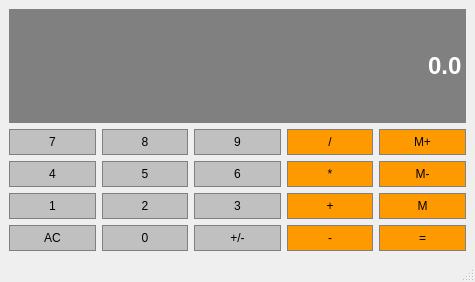
<?xml version="1.0" encoding="UTF-8"?>
<ui version="4.0">
 <class>Calculator</class>
 <widget class="QMainWindow" name="Calculator">
  <property name="geometry">
   <rect>
    <x>0</x>
    <y>0</y>
    <width>475</width>
    <height>282</height>
   </rect>
  </property>
  <property name="sizePolicy">
   <sizepolicy hsizetype="Preferred" vsizetype="Preferred">
    <horstretch>0</horstretch>
    <verstretch>0</verstretch>
   </sizepolicy>
  </property>
  <property name="windowTitle">
   <string>Calculator</string>
  </property>
  <property name="autoFillBackground">
   <bool>false</bool>
  </property>
  <widget class="QWidget" name="centralwidget">
   <layout class="QGridLayout" name="gridLayout">
    <item row="2" column="1">
     <widget class="QPushButton" name="Button5">
      <property name="sizePolicy">
       <sizepolicy hsizetype="Preferred" vsizetype="Preferred">
        <horstretch>0</horstretch>
        <verstretch>0</verstretch>
       </sizepolicy>
      </property>
      <property name="styleSheet">
       <string notr="true">QPushButton {
	Background-color: #C0C0C0;
	border: 1px solid gray;
	padding: 5px;
}

QPushButton:pressed {
	Background-color: #A9A9A9;
	border: 1px solid gray;
	padding: 5px;
}</string>
      </property>
      <property name="text">
       <string>5</string>
      </property>
     </widget>
    </item>
    <item row="3" column="0">
     <widget class="QPushButton" name="Button1">
      <property name="sizePolicy">
       <sizepolicy hsizetype="Preferred" vsizetype="Preferred">
        <horstretch>0</horstretch>
        <verstretch>0</verstretch>
       </sizepolicy>
      </property>
      <property name="styleSheet">
       <string notr="true">QPushButton {
	Background-color: #C0C0C0;
	border: 1px solid gray;
	padding: 5px;
}

QPushButton:pressed {
	Background-color: #A9A9A9;
	border: 1px solid gray;
	padding: 5px;
}</string>
      </property>
      <property name="text">
       <string>1</string>
      </property>
     </widget>
    </item>
    <item row="2" column="0">
     <widget class="QPushButton" name="Button4">
      <property name="sizePolicy">
       <sizepolicy hsizetype="Preferred" vsizetype="Preferred">
        <horstretch>0</horstretch>
        <verstretch>0</verstretch>
       </sizepolicy>
      </property>
      <property name="styleSheet">
       <string notr="true">QPushButton {
	Background-color: #C0C0C0;
	border: 1px solid gray;
	padding: 5px;
}

QPushButton:pressed {
	Background-color: #A9A9A9;
	border: 1px solid gray;
	padding: 5px;
}</string>
      </property>
      <property name="text">
       <string>4</string>
      </property>
     </widget>
    </item>
    <item row="1" column="0">
     <widget class="QPushButton" name="Button7">
      <property name="sizePolicy">
       <sizepolicy hsizetype="Preferred" vsizetype="Preferred">
        <horstretch>0</horstretch>
        <verstretch>0</verstretch>
       </sizepolicy>
      </property>
      <property name="styleSheet">
       <string notr="true">QPushButton {
	Background-color: #C0C0C0;
	border: 1px solid gray;
	padding: 5px;
}

QPushButton:pressed {
	Background-color: #A9A9A9;
	border: 1px solid gray;
	padding: 5px;
}</string>
      </property>
      <property name="text">
       <string>7</string>
      </property>
     </widget>
    </item>
    <item row="1" column="4">
     <widget class="QPushButton" name="MemAdd">
      <property name="sizePolicy">
       <sizepolicy hsizetype="Preferred" vsizetype="Preferred">
        <horstretch>0</horstretch>
        <verstretch>0</verstretch>
       </sizepolicy>
      </property>
      <property name="styleSheet">
       <string notr="true">QPushButton {
	Background-color: #F90;
	border: 1px solid gray;
	padding: 5px;
}

QPushButton:pressed {
	Background-color: #A9A9A9;
	border: 1px solid gray;
	padding: 5px;
}</string>
      </property>
      <property name="text">
       <string>M+</string>
      </property>
     </widget>
    </item>
    <item row="2" column="2">
     <widget class="QPushButton" name="Button6">
      <property name="sizePolicy">
       <sizepolicy hsizetype="Preferred" vsizetype="Preferred">
        <horstretch>0</horstretch>
        <verstretch>0</verstretch>
       </sizepolicy>
      </property>
      <property name="styleSheet">
       <string notr="true">QPushButton {
	Background-color: #C0C0C0;
	border: 1px solid gray;
	padding: 5px;
}

QPushButton:pressed {
	Background-color: #A9A9A9;
	border: 1px solid gray;
	padding: 5px;
}</string>
      </property>
      <property name="text">
       <string>6</string>
      </property>
     </widget>
    </item>
    <item row="2" column="4">
     <widget class="QPushButton" name="MemClear">
      <property name="sizePolicy">
       <sizepolicy hsizetype="Preferred" vsizetype="Preferred">
        <horstretch>0</horstretch>
        <verstretch>0</verstretch>
       </sizepolicy>
      </property>
      <property name="styleSheet">
       <string notr="true">QPushButton {
	Background-color: #F90;
	border: 1px solid gray;
	padding: 5px;
}

QPushButton:pressed {
	Background-color: #A9A9A9;
	border: 1px solid gray;
	padding: 5px;
}</string>
      </property>
      <property name="text">
       <string>M-</string>
      </property>
     </widget>
    </item>
    <item row="2" column="3">
     <widget class="QPushButton" name="Multiply">
      <property name="sizePolicy">
       <sizepolicy hsizetype="Preferred" vsizetype="Preferred">
        <horstretch>0</horstretch>
        <verstretch>0</verstretch>
       </sizepolicy>
      </property>
      <property name="styleSheet">
       <string notr="true">QPushButton {
	Background-color: #F90;
	border: 1px solid gray;
	padding: 5px;
}

QPushButton:pressed {
	Background-color: #A9A9A9;
	border: 1px solid gray;
	padding: 5px;
}</string>
      </property>
      <property name="text">
       <string>*</string>
      </property>
     </widget>
    </item>
    <item row="1" column="3">
     <widget class="QPushButton" name="Divide">
      <property name="sizePolicy">
       <sizepolicy hsizetype="Preferred" vsizetype="Preferred">
        <horstretch>0</horstretch>
        <verstretch>0</verstretch>
       </sizepolicy>
      </property>
      <property name="styleSheet">
       <string notr="true">QPushButton {
	Background-color: #F90;
	border: 1px solid gray;
	padding: 5px;
}

QPushButton:pressed {
	Background-color: #A9A9A9;
	border: 1px solid gray;
	padding: 5px;
}</string>
      </property>
      <property name="text">
       <string>/</string>
      </property>
     </widget>
    </item>
    <item row="1" column="1">
     <widget class="QPushButton" name="Button8">
      <property name="sizePolicy">
       <sizepolicy hsizetype="Preferred" vsizetype="Preferred">
        <horstretch>0</horstretch>
        <verstretch>0</verstretch>
       </sizepolicy>
      </property>
      <property name="styleSheet">
       <string notr="true">QPushButton {
	Background-color: #C0C0C0;
	border: 1px solid gray;
	padding: 5px;
}

QPushButton:pressed {
	Background-color: #A9A9A9;
	border: 1px solid gray;
	padding: 5px;
}</string>
      </property>
      <property name="text">
       <string>8</string>
      </property>
     </widget>
    </item>
    <item row="1" column="2">
     <widget class="QPushButton" name="Button9">
      <property name="sizePolicy">
       <sizepolicy hsizetype="Preferred" vsizetype="Preferred">
        <horstretch>0</horstretch>
        <verstretch>0</verstretch>
       </sizepolicy>
      </property>
      <property name="styleSheet">
       <string notr="true">QPushButton {
	Background-color: #C0C0C0;
	border: 1px solid gray;
	padding: 5px;
}

QPushButton:pressed {
	Background-color: #A9A9A9;
	border: 1px solid gray;
	padding: 5px;
}</string>
      </property>
      <property name="text">
       <string>9</string>
      </property>
     </widget>
    </item>
    <item row="4" column="0">
     <widget class="QPushButton" name="Clear">
      <property name="sizePolicy">
       <sizepolicy hsizetype="Preferred" vsizetype="Preferred">
        <horstretch>0</horstretch>
        <verstretch>0</verstretch>
       </sizepolicy>
      </property>
      <property name="styleSheet">
       <string notr="true">QPushButton {
	Background-color: #C0C0C0;
	border: 1px solid gray;
	padding: 5px;
}

QPushButton:pressed {
	Background-color: #A9A9A9;
	border: 1px solid gray;
	padding: 5px;
}</string>
      </property>
      <property name="text">
       <string>AC</string>
      </property>
     </widget>
    </item>
    <item row="3" column="1">
     <widget class="QPushButton" name="Button2">
      <property name="sizePolicy">
       <sizepolicy hsizetype="Preferred" vsizetype="Preferred">
        <horstretch>0</horstretch>
        <verstretch>0</verstretch>
       </sizepolicy>
      </property>
      <property name="styleSheet">
       <string notr="true">QPushButton {
	Background-color: #C0C0C0;
	border: 1px solid gray;
	padding: 5px;
}

QPushButton:pressed {
	Background-color: #A9A9A9;
	border: 1px solid gray;
	padding: 5px;
}</string>
      </property>
      <property name="text">
       <string>2</string>
      </property>
     </widget>
    </item>
    <item row="4" column="1">
     <widget class="QPushButton" name="Button0">
      <property name="sizePolicy">
       <sizepolicy hsizetype="Preferred" vsizetype="Preferred">
        <horstretch>0</horstretch>
        <verstretch>0</verstretch>
       </sizepolicy>
      </property>
      <property name="styleSheet">
       <string notr="true">QPushButton {
	Background-color: #C0C0C0;
	border: 1px solid gray;
	padding: 5px;
}

QPushButton:pressed {
	Background-color: #A9A9A9;
	border: 1px solid gray;
	padding: 5px;
}</string>
      </property>
      <property name="text">
       <string>0</string>
      </property>
     </widget>
    </item>
    <item row="3" column="2">
     <widget class="QPushButton" name="Button3">
      <property name="sizePolicy">
       <sizepolicy hsizetype="Preferred" vsizetype="Preferred">
        <horstretch>0</horstretch>
        <verstretch>0</verstretch>
       </sizepolicy>
      </property>
      <property name="styleSheet">
       <string notr="true">QPushButton {
	Background-color: #C0C0C0;
	border: 1px solid gray;
	padding: 5px;
}

QPushButton:pressed {
	Background-color: #A9A9A9;
	border: 1px solid gray;
	padding: 5px;
}</string>
      </property>
      <property name="text">
       <string>3</string>
      </property>
     </widget>
    </item>
    <item row="4" column="2">
     <widget class="QPushButton" name="ChangeSign">
      <property name="sizePolicy">
       <sizepolicy hsizetype="Preferred" vsizetype="Preferred">
        <horstretch>0</horstretch>
        <verstretch>0</verstretch>
       </sizepolicy>
      </property>
      <property name="styleSheet">
       <string notr="true">QPushButton {
	Background-color: #C0C0C0;
	border: 1px solid gray;
	padding: 5px;
}

QPushButton:pressed {
	Background-color: #A9A9A9;
	border: 1px solid gray;
	padding: 5px;
}</string>
      </property>
      <property name="text">
       <string>+/-</string>
      </property>
     </widget>
    </item>
    <item row="4" column="3">
     <widget class="QPushButton" name="Subtract">
      <property name="sizePolicy">
       <sizepolicy hsizetype="Preferred" vsizetype="Preferred">
        <horstretch>0</horstretch>
        <verstretch>0</verstretch>
       </sizepolicy>
      </property>
      <property name="styleSheet">
       <string notr="true">QPushButton {
	Background-color: #F90;
	border: 1px solid gray;
	padding: 5px;
}

QPushButton:pressed {
	Background-color: #A9A9A9;
	border: 1px solid gray;
	padding: 5px;
}</string>
      </property>
      <property name="text">
       <string>-</string>
      </property>
     </widget>
    </item>
    <item row="3" column="3">
     <widget class="QPushButton" name="Add">
      <property name="sizePolicy">
       <sizepolicy hsizetype="Preferred" vsizetype="Preferred">
        <horstretch>0</horstretch>
        <verstretch>0</verstretch>
       </sizepolicy>
      </property>
      <property name="styleSheet">
       <string notr="true">QPushButton {
	Background-color: #F90;
	border: 1px solid gray;
	padding: 5px;
}

QPushButton:pressed {
	Background-color: #A9A9A9;
	border: 1px solid gray;
	padding: 5px;
}</string>
      </property>
      <property name="text">
       <string>+</string>
      </property>
     </widget>
    </item>
    <item row="3" column="4">
     <widget class="QPushButton" name="MemGet">
      <property name="sizePolicy">
       <sizepolicy hsizetype="Preferred" vsizetype="Preferred">
        <horstretch>0</horstretch>
        <verstretch>0</verstretch>
       </sizepolicy>
      </property>
      <property name="styleSheet">
       <string notr="true">QPushButton {
	Background-color: #F90;
	border: 1px solid gray;
	padding: 5px;
}

QPushButton:pressed {
	Background-color: #A9A9A9;
	border: 1px solid gray;
	padding: 5px;
}</string>
      </property>
      <property name="text">
       <string>M</string>
      </property>
     </widget>
    </item>
    <item row="4" column="4">
     <widget class="QPushButton" name="Equals">
      <property name="sizePolicy">
       <sizepolicy hsizetype="Preferred" vsizetype="Preferred">
        <horstretch>0</horstretch>
        <verstretch>0</verstretch>
       </sizepolicy>
      </property>
      <property name="styleSheet">
       <string notr="true">QPushButton {
	Background-color: #F90;
	border: 1px solid gray;
	padding: 5px;
}

QPushButton:pressed {
	Background-color: #A9A9A9;
	border: 1px solid gray;
	padding: 5px;
}</string>
      </property>
      <property name="text">
       <string>=</string>
      </property>
     </widget>
    </item>
    <item row="0" column="0" colspan="5">
     <widget class="QLineEdit" name="Display">
      <property name="sizePolicy">
       <sizepolicy hsizetype="Preferred" vsizetype="Expanding">
        <horstretch>0</horstretch>
        <verstretch>0</verstretch>
       </sizepolicy>
      </property>
      <property name="font">
       <font>
        <family>Arial</family>
        <pointsize>18</pointsize>
        <bold>true</bold>
       </font>
      </property>
      <property name="styleSheet">
       <string notr="true">QLineEdit {
	Background-color: gray;
	border: 1px solid gray;
	color: #ffffff;
}</string>
      </property>
      <property name="text">
       <string>0.0</string>
      </property>
      <property name="alignment">
       <set>Qt::AlignRight|Qt::AlignTrailing|Qt::AlignVCenter</set>
      </property>
     </widget>
    </item>
   </layout>
  </widget>
  <widget class="QMenuBar" name="menubar">
   <property name="geometry">
    <rect>
     <x>0</x>
     <y>0</y>
     <width>475</width>
     <height>22</height>
    </rect>
   </property>
  </widget>
  <widget class="QStatusBar" name="statusbar"/>
 </widget>
 <resources/>
 <connections/>
</ui>
